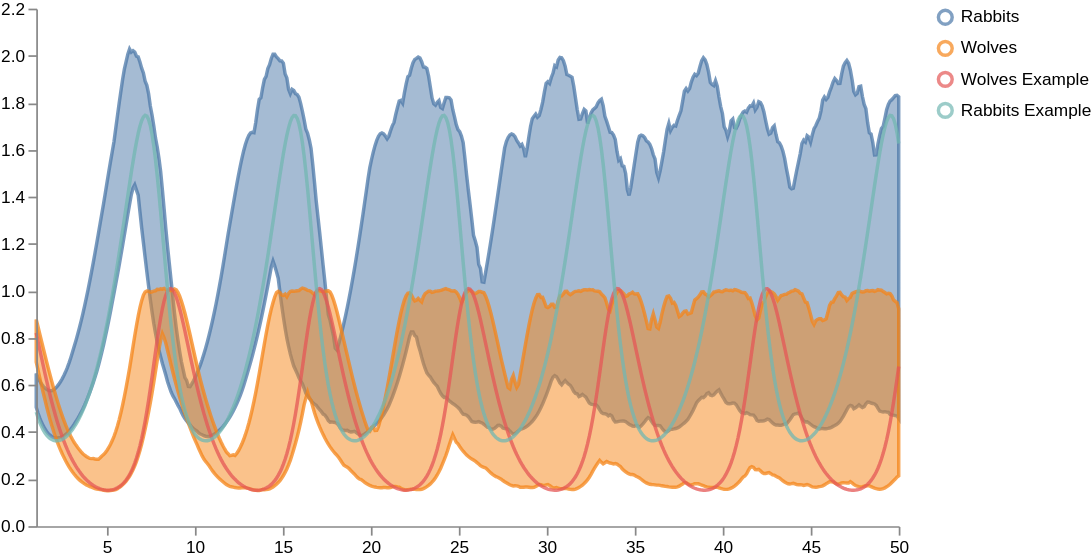

Vega-Lite specification for this chart:
### Vega specification from a JSON file in a GitHub repository (floating-point values rounded to 4 significant figures; data arrays with more than 128 entries replaced by an {"elided": "..."} marker saying what was removed)
{"$schema": "https://vega.github.io/schema/vega/v5.json", "width": 500, "height": 300, "scales": [{"name": "xscale", "type": "linear", "range": "width", "zero": false, "domain": {"fields": [{"data": "distributions", "field": "timepoint"}, {"data": "traces", "field": "timepoint"}, {"data": "points", "field": "timepoint"}, {"data": "markers", "field": "timepoint"}]}}, {"name": "yscale", "type": "linear", "range": "height", "nice": true, "zero": true, "domain": {"fields": [{"data": "distributions", "field": "lower"}, {"data": "distributions", "field": "upper"}, {"data": "traces", "field": "value"}, {"data": "points", "field": "value"}]}}, {"name": "color", "type": "ordinal", "range": "category", "domain": {"fields": [{"data": "distributions", "field": "trajectory"}, {"data": "traces", "field": "trajectory"}, {"data": "points", "field": "trajectory"}]}}], "axes": [{"name": "x_axis", "orient": "bottom", "scale": "xscale", "zindex": 100}, {"name": "y_axis", "orient": "left", "scale": "yscale", "zindex": 100}], "signals": [{"name": "clear", "value": true, "on": [{"events": "mouseup[!event.item]", "update": "true", "force": true}]}, {"name": "shift", "value": false, "on": [{"events": "@legendSymbol:click, @legendLabel:click", "update": "event.shiftKey", "force": true}]}, {"name": "clicked", "value": null, "on": [{"events": "@legendSymbol:click, @legendLabel:click", "update": "{value: datum.value}", "force": true}]}, {"name": "clearData", "value": true, "on": [{"events": "mouseup[!event.item]", "update": "true", "force": true}]}, {"name": "clickedData", "value": null, "on": [{"events": "@area:click", "update": "{value: datum.trajectory}", "force": true}]}], "legends": [{"name": "color_legend", "stroke": "color", "encode": {"symbols": {"name": "legendSymbol", "interactive": true, "update": {"fill": {"value": "transparent"}, "strokeWidth": {"value": 2}, "opacity": [{"test": "!length(data('selected')) || indata('selected', 'value', datum.value) || indata('selectedData', 'value', datum.value)", "value": 0.7}, {"value": 0.15}], "size": {"value": 64}}}, "labels": {"name": "legendLabel", "interactive": true, "update": {"opacity": [{"test": "!length(data('selectedData')) || indata('selectedData', 'value', datum.value)", "value": 1}, {"value": 0.25}]}}}}], "marks": [{"type": "group", "zindex": 3, "name": "_points", "from": {"facet": {"name": "points_split", "data": "points", "groupby": "trajectory"}}, "marks": [{"type": "symbol", "name": "_points_symbol", "from": {"data": "points_split"}, "zindex": 3, "encode": {"update": {"x": {"scale": "xscale", "field": "timepoint"}, "y": {"scale": "yscale", "field": "value"}, "size": {"value": 10}, "strokeWidth": {"value": 2}, "fill": {"scale": "color", "field": "trajectory"}, "stroke": {"scale": "color", "field": "trajectory"}, "fillOpacity": [{"test": "!length(data('selected')) || indata('selected', 'value', datum.trajectory)", "value": 0.5}, {"value": 0.15}], "strokeOpacity": [{"test": "!length(data('selected')) || indata('selected', 'value', datum.trajectory)", "value": 0.75}, {"value": 0.15}], "tooltip": {"field": "value"}}, "hover": {"fillOpacity": {"value": 0.9}}}}, {"type": "line", "name": "_points_line", "from": {"data": "points_split"}, "zindex": 3, "encode": {"update": {"x": {"scale": "xscale", "field": "timepoint"}, "y": {"scale": "yscale", "field": "value"}, "strokeWidth": {"value": 2}, "stroke": {"scale": "color", "field": "trajectory"}, "interpolate": {"value": "linear"}, "strokeOpacity": [{"test": "!length(data('selected')) || indata('selected', 'value', datum.trajectory)", "value": 0.3}, {"value": 0.1}]}, "hover": {"fillOpacity": {"value": 0.9}}}}]}, {"type": "group", "zindex": 2, "name": "_traces", "from": {"facet": {"name": "traces_split", "data": "traces", "groupby": "trajectory"}}, "marks": [{"type": "line", "name": "_traces_lines", "from": {"data": "traces_split"}, "encode": {"update": {"x": {"scale": "xscale", "field": "timepoint"}, "y": {"scale": "yscale", "field": "value"}, "strokeWidth": {"value": 2}, "stroke": {"scale": "color", "field": "trajectory"}, "interpolate": {"value": "linear"}, "strokeOpacity": [{"test": "!length(data('selected')) || indata('selected', 'value', datum.trajectory)", "value": 0.75}, {"value": 0.15}]}, "hover": {"fillOpacity": {"value": 0.9}}}}]}, {"type": "group", "name": "_distributions", "zindex": 1, "from": {"facet": {"name": "trajectory_split", "data": "distributions", "groupby": "trajectory"}}, "marks": [{"type": "area", "name": "area", "interactive": true, "from": {"data": "trajectory_split"}, "encode": {"update": {"x": {"scale": "xscale", "field": "timepoint"}, "y": {"scale": "yscale", "field": "upper"}, "y2": {"scale": "yscale", "field": "lower"}, "interpolate": {"value": "linear"}, "strokeWidth": {"value": 2}, "fill": {"scale": "color", "field": "trajectory"}, "stroke": {"scale": "color", "field": "trajectory"}, "fillOpacity": [{"test": "!length(data('selected')) || indata('selected', 'value', datum.trajectory)", "value": 0.5}, {"value": 0.15}], "strokeOpacity": [{"test": "!length(data('selected')) || indata('selected', 'value', datum.trajectory)", "value": 0.75}, {"value": 0.15}]}, "hover": {"fillOpacity": {"value": 0.9}}}}]}, {"type": "group", "name": "_markers", "marks": [{"type": "rule", "name": "_marker text", "from": {"data": "markers"}, "encode": {"enter": {"stroke": {"value": "lightgray"}}, "update": {"x": {"scale": "xscale", "field": "timepoint"}, "y2": {"value": 0}, "y": {"signal": "height"}, "opacity": {"value": 1}}}}, {"type": "text", "name": "_marker flags", "from": {"data": "_marker text"}, "encode": {"enter": {"text": {"field": "datum.label"}, "y": {"value": 0}, "fontSize": {"value": 8}}}, "transform": [{"type": "label", "lineAnchor": "start", "as": ["x", "_y", "opacity", "align", "baseline"], "offset": [1], "size": {"signal": "[width, height]"}}]}]}], "data": [{"name": "distributions", "values": {"elided": "1000 records"}}, {"name": "traces", "values": {"elided": "1000 records"}, "transform": [{"type": "filter", "expr": "isValid(datum.value)"}]}, {"name": "points", "values": []}, {"name": "markers", "values": []}, {"name": "selected", "on": [{"trigger": "clear", "remove": true}, {"trigger": "!shift", "remove": true}, {"trigger": "!shift && clicked", "insert": "clicked"}, {"trigger": "shift && clicked", "toggle": "clicked"}]}, {"name": "selectedData", "on": [{"trigger": "clearData", "remove": true}, {"trigger": "clickedData", "toggle": "clickedData"}]}]}
